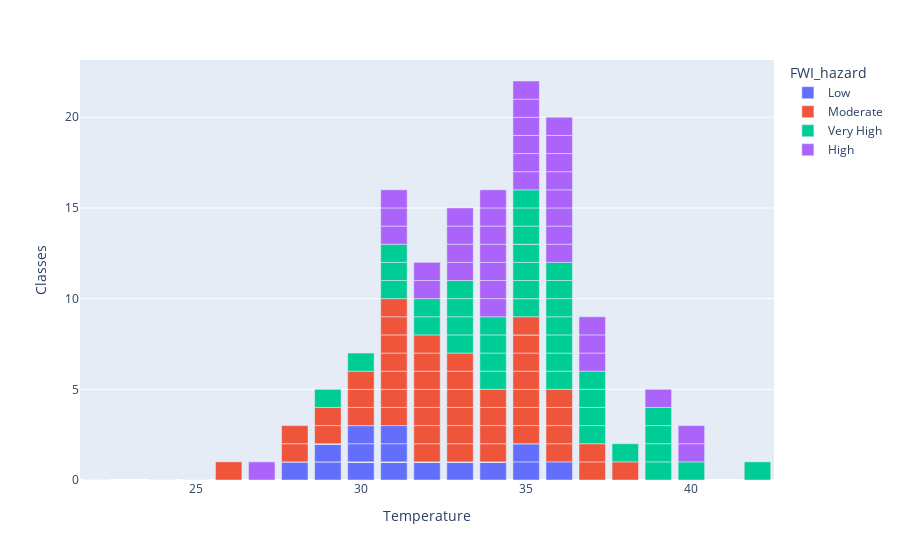

Notebook code cell kept with this figure:
### Code cell
fig = px.bar(data_frame=df, x='Temperature',y='Classes', color='FWI_hazard')


fig.show()

### Figure 1 — Plotly figure (JSON) as saved in the notebook; plotly's stock layout.template omitted (floating-point values rounded to 4 significant figures)
{"data": [{"alignmentgroup": "True", "hovertemplate": "FWI_hazard=Low<br>Temperature=%{x}<br>Classes=%{y}<extra></extra>", "legendgroup": "Low", "marker": {"color": "#636efa", "pattern": {"shape": ""}}, "name": "Low", "offsetgroup": "Low", "orientation": "v", "showlegend": true, "textposition": "auto", "type": "bar", "x": [29, 29, 26, 25, 27, 31, 25, 28, 27, 30, 28, 29, 30, 31, 31, 30, 30, 31, 32, 32, 29, 27, 32, 33, 35, 32, 33, 33, 31, 34, 34, 30, 28, 29, 33, 28, 27, 28, 36, 35, 35, 34, 32, 28, 25, 22, 25, 29, 29, 29, 31, 30, 30, 33, 30, 29, 25, 22, 24, 30, 31, 32, 29, 26, 31, 32, 26, 25, 32, 30, 29, 30, 32, 35, 28, 27, 30, 27, 28, 29, 31, 33, 32, 31, 33, 33, 34, 28, 35, 36, 34, 34, 33, 39, 35, 29, 38, 30, 34, 29, 28, 28, 30, 30, 34, 31, 30, 30, 29, 30, 31, 34, 26, 28, 28, 27, 24, 24], "xaxis": "x", "y": [0, 0, 0, 0, 0, 1, 0, 0, 0, 0, 0, 0, 0, 0, 0, 0, 1, 0, 1, 0, 0, 0, 0, 0, 0, 0, 0, 0, 0, 0, 0, 0, 0, 1, 1, 0, 0, 0, 0, 0, 0, 1, 0, 0, 0, 0, 0, 0, 1, 0, 0, 0, 0, 0, 0, 0, 0, 0, 0, 0, 0, 0, 0, 0, 0, 0, 0, 0, 0, 0, 0, 0, 0, 1, 0, 0, 0, 0, 0, 0, 0, 0, 0, 0, 0, 0, 0, 0, 1, 1, 0, 0, 0, 0, 0, 0, 0, 0, 0, 0, 0, 1, 0, 0, 0, 1, 1, 1, 0, 0, 1, 0, 0, 0, 0, 0, 0, 0], "yaxis": "y"}, {"alignmentgroup": "True", "hovertemplate": "FWI_hazard=Moderate<br>Temperature=%{x}<br>Classes=%{y}<extra></extra>", "legendgroup": "Moderate", "marker": {"color": "#EF553B", "pattern": {"shape": ""}}, "name": "Moderate", "offsetgroup": "Moderate", "orientation": "v", "showlegend": true, "textposition": "auto", "type": "bar", "x": [33, 30, 31, 26, 32, 31, 32, 33, 31, 33, 31, 34, 32, 32, 35, 36, 31, 32, 29, 28, 31, 35, 30, 35, 34, 36, 37, 33, 34, 34, 35, 38, 36, 31, 32, 33, 33, 37, 35, 35, 36, 35, 35, 28, 32, 29, 30], "xaxis": "x", "y": [1, 1, 1, 1, 1, 1, 1, 1, 1, 1, 1, 1, 1, 1, 1, 1, 1, 1, 1, 1, 1, 1, 1, 1, 1, 1, 1, 1, 1, 1, 1, 1, 1, 1, 1, 1, 1, 1, 1, 1, 1, 0, 1, 1, 1, 1, 1], "yaxis": "y"}, {"alignmentgroup": "True", "hovertemplate": "FWI_hazard=Very High<br>Temperature=%{x}<br>Classes=%{y}<extra></extra>", "legendgroup": "Very High", "marker": {"color": "#00cc96", "pattern": {"shape": ""}}, "name": "Very High", "offsetgroup": "Very High", "orientation": "v", "showlegend": true, "textposition": "auto", "type": "bar", "x": [31, 33, 35, 31, 35, 35, 33, 36, 36, 36, 36, 34, 35, 34, 35, 35, 31, 32, 37, 39, 37, 36, 32, 34, 39, 38, 39, 40, 39, 35, 42, 37, 37, 36, 35, 34, 33, 36, 30, 29, 33, 35], "xaxis": "x", "y": [1, 1, 1, 1, 0, 1, 1, 1, 1, 1, 1, 1, 1, 1, 1, 0, 1, 1, 1, 1, 1, 1, 1, 1, 1, 1, 1, 1, 1, 1, 1, 1, 1, 1, 1, 1, 1, 1, 1, 1, 1, 1], "yaxis": "y"}, {"alignmentgroup": "True", "hovertemplate": "FWI_hazard=High<br>Temperature=%{x}<br>Classes=%{y}<extra></extra>", "legendgroup": "High", "marker": {"color": "#ab63fa", "pattern": {"shape": ""}}, "name": "High", "offsetgroup": "High", "orientation": "v", "showlegend": true, "textposition": "auto", "type": "bar", "x": [34, 32, 33, 36, 36, 33, 32, 35, 35, 35, 37, 36, 35, 35, 31, 33, 31, 27, 36, 34, 34, 34, 36, 31, 36, 37, 40, 34, 39, 37, 40, 36, 34, 34, 36, 33, 35], "xaxis": "x", "y": [1, 1, 1, 1, 1, 1, 1, 1, 1, 1, 1, 1, 1, 1, 1, 1, 1, 1, 1, 1, 1, 1, 1, 1, 1, 1, 1, 1, 1, 1, 1, 1, 1, 1, 1, 1, 1], "yaxis": "y"}], "layout": {"barmode": "relative", "legend": {"title": {"text": "FWI_hazard"}, "tracegroupgap": 0}, "margin": {"t": 60}, "xaxis": {"anchor": "y", "domain": [0, 1], "title": {"text": "Temperature"}}, "yaxis": {"anchor": "x", "domain": [0, 1], "title": {"text": "Classes"}}}}
